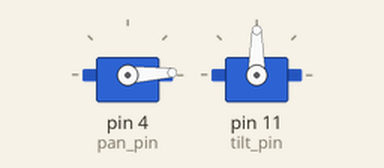
Simulated run of this sketch. Board: Arduino Uno, built with avr-gcc and run on an emulated ATmega328P. Parts: 2 × servo.

Above: at 0.05 s.
At 2.45 s:
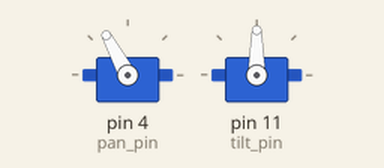
At 4.85 s:
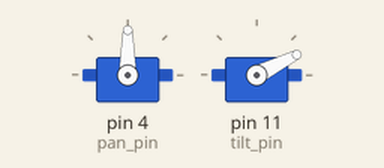
At 9.6 s:
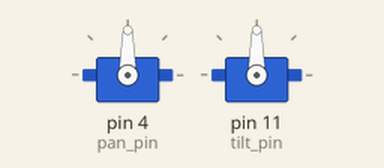
Timing chart, 0 to 12.5 s (numbered marks = the images above):
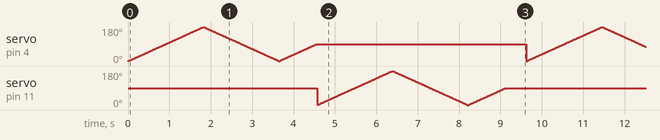

The sketch:

Pan_and_Tilt_Servo_Control.ino
```cpp
//Written by SHAH ZAMAN HAIDER
//https://github.com/ShahZamanHaider

#include "Servo.h"

int pan_pin = 4; //Left Right
int tilt_pin = 11;//Up Down

int deefault = 0;

Servo pan;
Servo tilt;

void setup(){

pan.attach(pan_pin);
tilt.attach(tilt_pin);


}

void loop(){


//PAN (LEFT RIGHT)

for(int i = deefault; i<=180; i++){

pan.write(i);
delay(10);

} //from 0 to 180

for(int i = 180; i>=deefault; i--){

pan.write(i);
delay(10);

} //from 180 to 0

for(int i = deefault; i<=90; i++){

pan.write(i);
delay(10);

} //from 0 to 90


//TILT (UP DOWN)

for(int j = deefault; j<=180; j++){

tilt.write(j);
delay(10);

}//from 0 to 180

for(int j = 180; j>=deefault; j--){

tilt.write(j);
delay(10);

}//from 180 to 0

for(int j = deefault; j<=90; j++){

tilt.write(j);
delay(10);

}//from 0 to 90

delay(500);

}


//Written by SHAH ZAMAN HAIDER
//https://github.com/ShahZamanHaider
```
